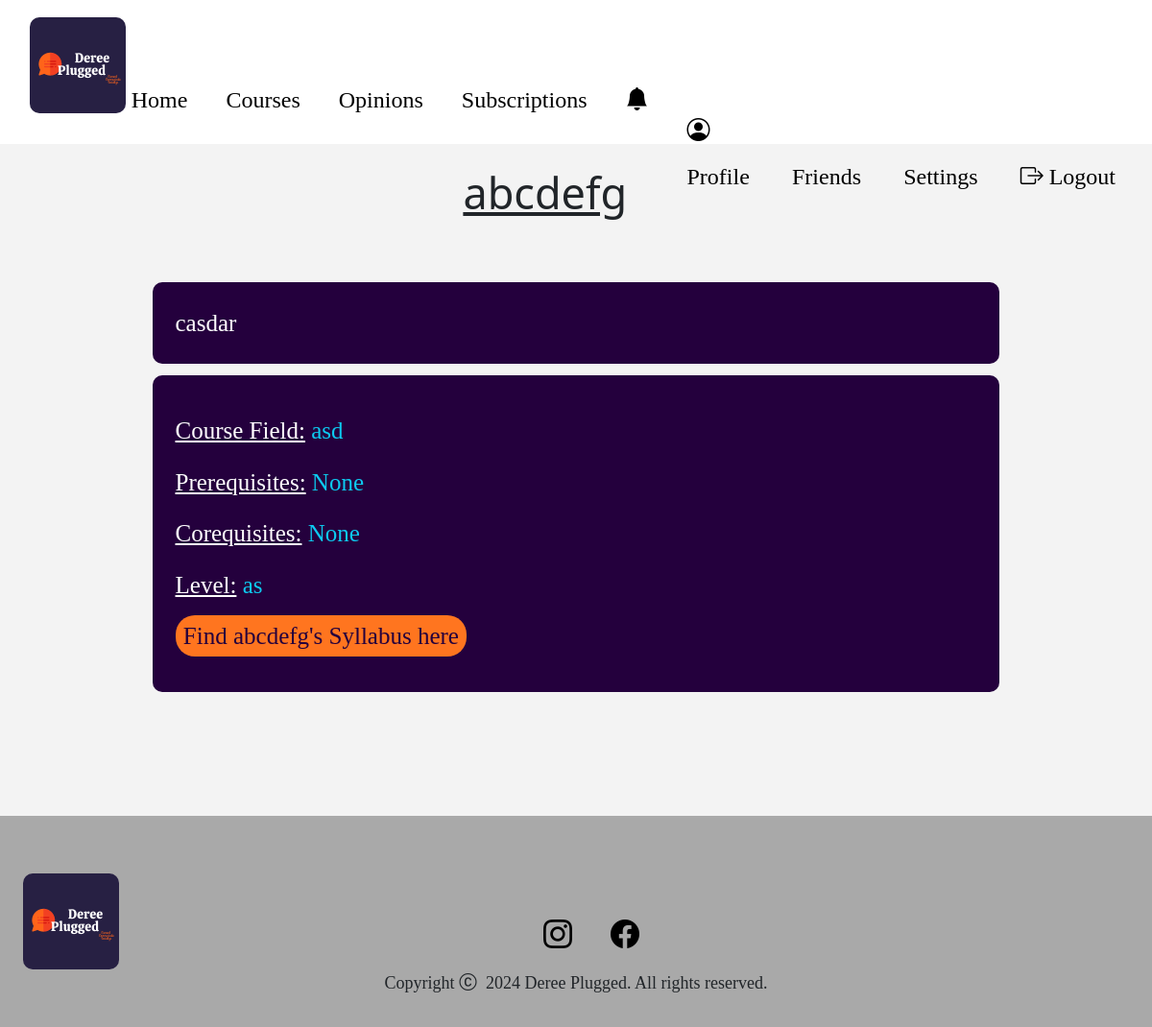
The page /notes/notes/abcdefg/ (signed in) on the database its author committed.
### notes/models.py (models this page shows, shortened)
class Notes(models.Model):# I initialize the title, description etc. for the notes posts
    title = models.CharField(max_length=7)
    description = models.TextField()
    course_field = models.CharField(max_length=3)
    prerequisites = models.CharField(max_length=255, blank=True, null=True)
    corequisites = models.CharField(max_length=255, blank=True, null=True)
    level = models.CharField(max_length=2, blank=True, null=True)
    file = models.FileField(upload_to='media/')

### notes/views.py (the view)
# urls.py: path('notes/<str:title>/', views.notes_details, name='notes_details'),
@login_required
def notes_details(request, title):
    note = get_object_or_404(Notes, title=title)
    context = {
        'note': note
    }
    return render(request, 'specific_note.html', context)

### templates/specific_note.html (shortened to what this page needs)
{% extends "index.html" %}
{% load static %}
{% block css %}
<link rel="stylesheet" href="{% static 'css/common.css' %}">
    <link rel="stylesheet" href="{% static 'css/notes.css' %}">
{% endblock %}
{% block body %}
<div class="container-fluid cnt3">
    <h1 id="sn_h1">{{ note.title }}</h1>
    <p id="sn_p">{{ note.description }}</p>
    <div class="course-info">
        <p><div class="course-f">Course Field: </div> <div class="text-info d-inline-block">{{ note.course_field }}</div></p>
        <p><div class="course-f">Prerequisites: </div> <div class="text-info d-inline-block">{{ note.prerequisites }}</div></p>
        <p><div class="course-f">Corequisites: </div> <div class="text-info d-inline-block">{{note.corequisites }}</div></p>
        <p><div class="course-f">Level: </div> <div class="text-info d-inline-block">{{note.level }}</div></p>
        <p><a href="{{ note.file.url }}" target="_blank">Find {{note.title}}'s Syllabus here</a></p>
    </div>
</div>
{% endblock %}

### static/css/notes.css (style rules this page uses)
body { height: 100%; background-color: rgb(243, 243, 243); overflow-x: hidden ; }
#sn_h1 { margin-left:40%; margin-top:2%; width:9%; font-size:45px; text-decoration:underline; }
#sn_p { font-size:25px; width:75%; margin:auto; margin-top:5%; background-color: rgb(36, 0, 61); padding:2%; color:white; border-radius:10px; font-family: 'Times New Roman', Times, serif; }
.cnt3 { margin-bottom:10%; display:grid; }
.course-info { background-color: rgb(36, 0, 61); color:white; font-family: 'Times New Roman', Times, serif; font-size:25px; width:75%; border-radius:10px; padding:2%; margin-left:12.5%; margin-top:1%; }
.course-info a { text-decoration: none; background-color: rgb(255, 117, 31); color:rgb(36, 0, 61); padding:1%; border-radius:20px; margin-top:50px; }
.course-f { display:inline-block; text-decoration: underline; }

### rows shown on the page
Notes: title "abcdefg", description "casdar", course_field "asd", prerequisites "None", corequisites "None", level "as"
